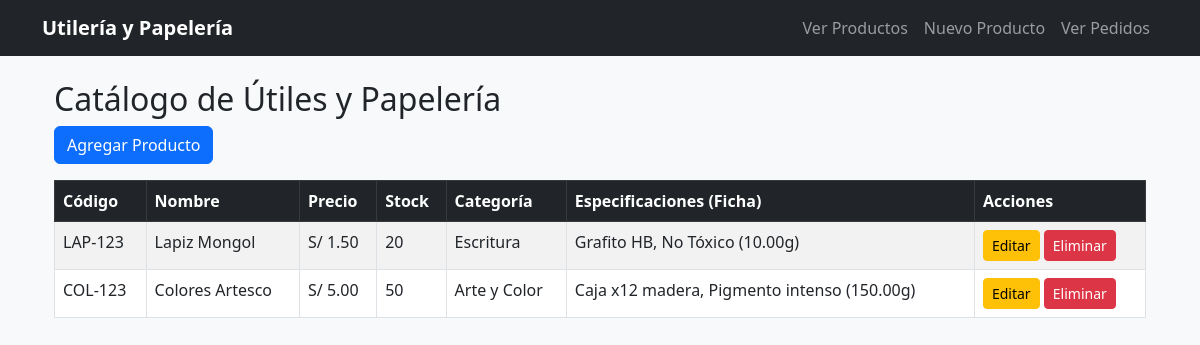
Page /utileria/ on the committed database.
### utileria/models.py (models this page shows, shortened)
class Producto(models.Model):
    codigo = models.CharField(max_length=20)
    nombre = models.CharField(max_length=100)
    precio = models.DecimalField(max_digits=10, decimal_places=2)
    stock = models.IntegerField()
    categoria = models.ForeignKey(
        Categoria,
        on_delete=models.PROTECT,
        related_name='productos',
        null=True,
        blank=True
    )

class Categoria(models.Model):
    nombre = models.CharField(max_length=100)
    descripcion = models.TextField(blank=True, null=True)

class FichaTecnicaProducto(models.Model):
    producto = models.OneToOneField(
        Producto,
        on_delete=models.CASCADE,
        related_name='ficha_tecnica'
    )
    especificaciones = models.TextField()
    dimensiones = models.CharField(max_length=100)
    peso_gramos = models.DecimalField(max_digits=6, decimal_places=2)
    es_toxico = models.BooleanField(default=False)

### utileria/views.py (the view)
# urls.py: path("", views.producto_list, name="producto_list"),
def producto_list(request):
    productos = Producto.objects.select_related('categoria', 'ficha_tecnica').all()
    return render(request, "utileria/producto_list.html", {"productos": productos})

### utileria/templates/utileria/producto_list.html
{% extends 'utileria/base.html' %}
{% block content %}
<div class="container mt-4">
    <h2>Catálogo de Útiles y Papelería</h2>
    <a href="{% url 'utileria:producto_create' %}" class="btn btn-primary mb-3">Agregar Producto</a>
    <table class="table table-striped table-bordered">
        <thead class="table-dark">
            <tr>
                <th>Código</th>
                <th>Nombre</th>
                <th>Precio</th>
                <th>Stock</th>
                <th>Categoría</th>
                <th>Especificaciones (Ficha)</th>
                <th>Acciones</th>
            </tr>
        </thead>
        <tbody>
            {% for producto in productos %}
            <tr>
                <td>{{ producto.codigo }}</td>
                <td>{{ producto.nombre }}</td>
                <td>S/ {{ producto.precio }}</td>
                <td>{{ producto.stock }}</td>
                <td>{{ producto.categoria.nombre|default:"Sin Categoría" }}</td>
                <td>
                    {% if producto.ficha_tecnica %}
                        {{ producto.ficha_tecnica.especificaciones }} ({{ producto.ficha_tecnica.peso_gramos }}g)
                    {% else %}
                        <span class="text-muted">Sin Ficha</span>
                    {% endif %}
                </td>
                <td>
                    <a href="{% url 'utileria:producto_update' producto.id %}" class="btn btn-sm btn-warning">Editar</a>
                    <a href="{% url 'utileria:producto_delete' producto.id %}" class="btn btn-sm btn-danger">Eliminar</a>
                </td>
            </tr>
            {% empty %}
            <tr>
                <td colspan="7" class="text-center">No hay productos registrados.</td>
            </tr>
            {% endfor %}
        </tbody>
    </table>
</div>
{% endblock %}

### rows in the picture
Producto: codigo "LAP-123", nombre "Lapiz Mongol", precio "1.50", stock "20", categoria.nombre "Escritura", ficha_tecnica.especificaciones "Grafito HB, No Tóxico", ficha_tecnica.peso_gramos "10.00"
Producto: codigo "COL-123", nombre "Colores Artesco", precio "5.00", stock "50", categoria.nombre "Arte y Color", ficha_tecnica.especificaciones "Caja x12 madera, Pigmento intenso", ficha_tecnica.peso_gramos "150.00"
